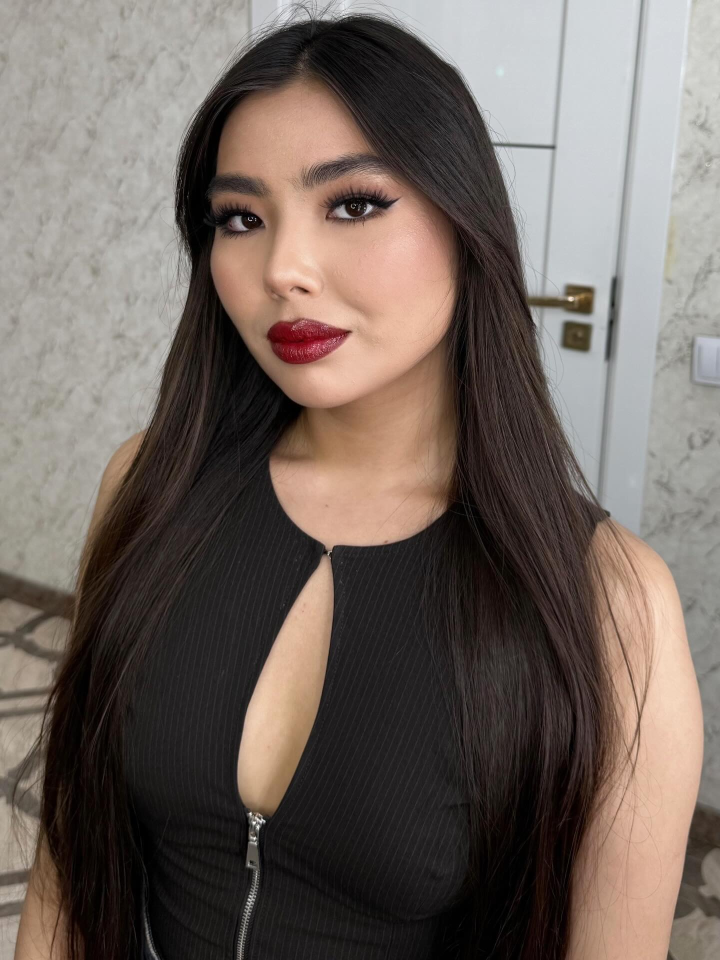
#> input picture beauty-soul-site/assets-src/01_hero.jpg, 1440 x 1920 px (shown at 1/2 size); its folder holds 5 pictures in this run
$ python optimize_images.py
#> lines starting #> are read from the running program, lines starting #| are printed output that depends on the picture
"""
Готовит адаптивные изображения для сайта.

assets-src/*.jpg  ->  public/img/<name>-<width>.webp  +  public/img/<name>-<width>.jpg (fallback)
и src/content/images.generated.json с размерами и средним цветом (фон-плейсхолдер).

Запуск: python3 scripts/optimize_images.py   (нужен Pillow)
"""
import json
from pathlib import Path

from PIL import Image, ImageOps

ROOT = Path(__file__).resolve().parent.parent
SRC = ROOT / "assets-src"
OUT = ROOT / "public" / "img"
MANIFEST = ROOT / "src" / "content" / "images.generated.json"
WIDTHS = [480, 800, 1200, 1800]

OUT.mkdir(parents=True, exist_ok=True)
manifest = {}

for path in sorted(SRC.glob("*.jpg")):
    name = path.stem
    im = ImageOps.exif_transpose(Image.open(path)).convert("RGB")
#> im is the input picture: PIL image 1440x1920 RGB; mean R, G, B 113.2, 102, 95.4
    w, h = im.size
#> w = 1440; h = 1920
    widths = [x for x in WIDTHS if x < w] + [min(w, WIDTHS[-1])]
#> widths = [480, 800, 1200, 1440]
    widths = sorted(set(widths))
    for tw in widths:
        th = round(h * tw / w)
        r = im.resize((tw, th), Image.LANCZOS)
        r.save(OUT / f"{name}-{tw}.webp", "WEBP", quality=78, method=6)
        r.save(OUT / f"{name}-{tw}.jpg", "JPEG", quality=80, optimize=True, progressive=True)
#> this loop made 4 passes
#> pass 1, `r = im.resize((tw, th), Image.LANCZOS)`:
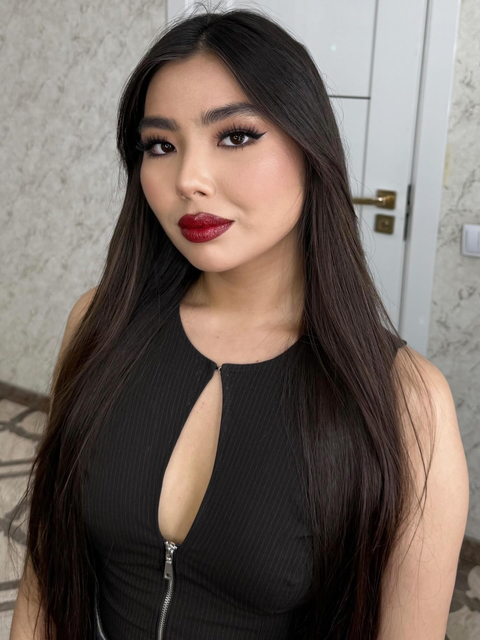
#> r: PIL image 480x640 RGB; mean R, G, B 113.2, 102, 95.4
    avg = im.resize((1, 1), Image.LANCZOS).getpixel((0, 0))
#> avg = (110, 98, 91)
    manifest[name] = {
        "w": w,
        "h": h,
        "widths": widths,
        "color": "#%02x%02x%02x" % avg,
    }
#> pass 2 of the loop `for path in sorted(SRC.glob("*.jpg")):`:
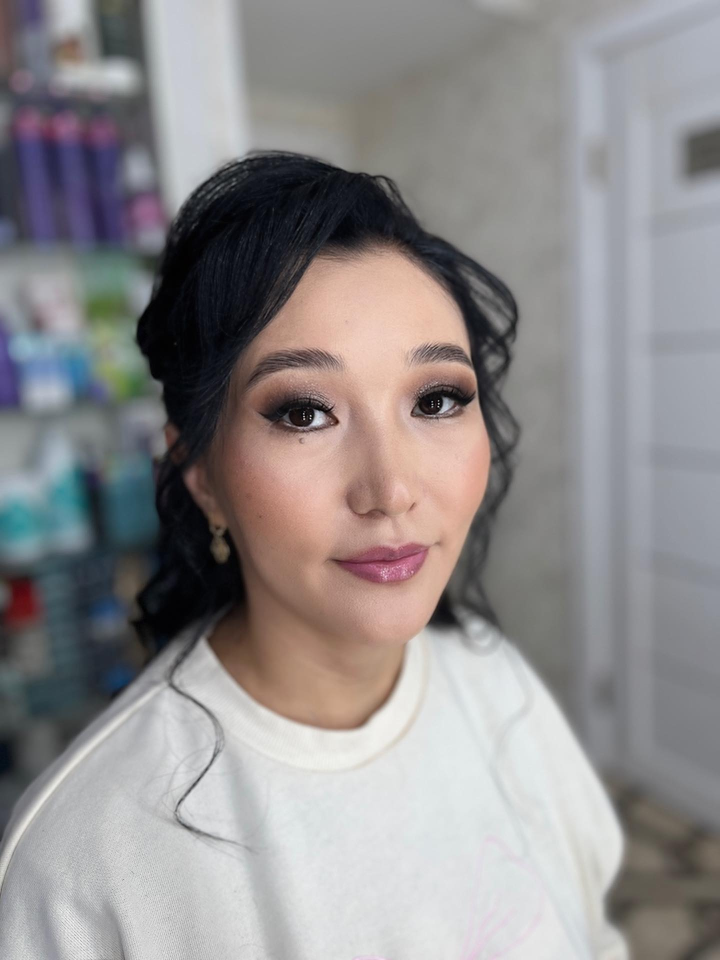
#> input picture beauty-soul-site/assets-src/02_master_makeup.jpg, 1440 x 1920 px (shown at 1/2 size)
#> im is the input picture: PIL image 1440x1920 RGB; mean R, G, B 144, 140.4, 141.1
#> the loop `for tw in widths:` made 4 passes
#> pass 1, `r = im.resize((tw, th), Image.LANCZOS)`:
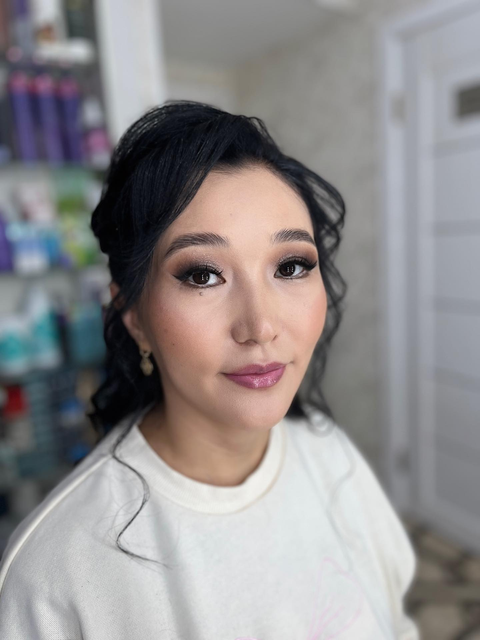
#> r: PIL image 480x640 RGB; mean R, G, B 144, 140.4, 141.1
#> avg = (144, 139, 138)
#> pass 3 of the loop `for path in sorted(SRC.glob("*.jpg")):`:
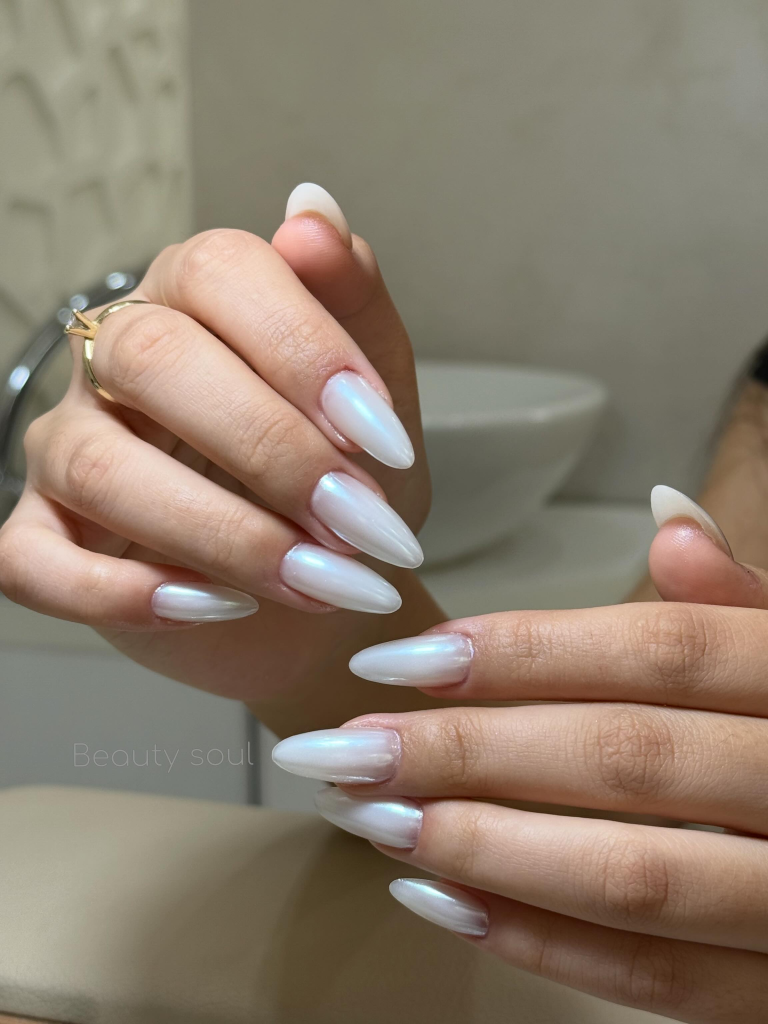
#> input picture beauty-soul-site/assets-src/03_nails_white.jpg, 2304 x 3072 px (shown at 1/3 size)
#> im is the input picture: PIL image 2304x3072 RGB; mean R, G, B 139.4, 125.1, 109
#> the loop `for tw in widths:` made 4 passes
#> pass 1, `r = im.resize((tw, th), Image.LANCZOS)`:
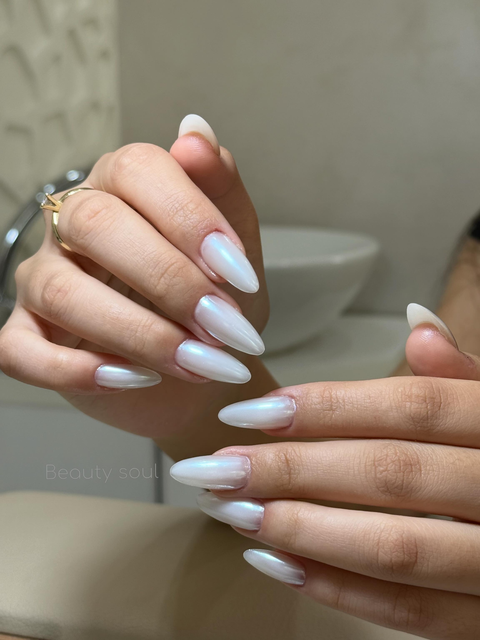
#> r: PIL image 480x640 RGB; mean R, G, B 139.4, 125.1, 109
#> avg = (140, 125, 109)
#> the loop made 5 passes; the first 3 are shown

# Open Graph: 1200x630 из hero, кадр по лицу (верхняя часть портрета).
hero = ImageOps.exif_transpose(Image.open(SRC / "01_hero.jpg")).convert("RGB")
hw, hh = hero.size
#> hw = 1440; hh = 1920
crop_h = round(hw * 630 / 1200)
#> crop_h = 756
top = round(hh * 0.08)
#> top = 154
hero.crop((0, top, hw, top + crop_h)).resize((1200, 630), Image.LANCZOS).save(
    ROOT / "public" / "og-image.jpg", "JPEG", quality=82, optimize=True, progressive=True
)
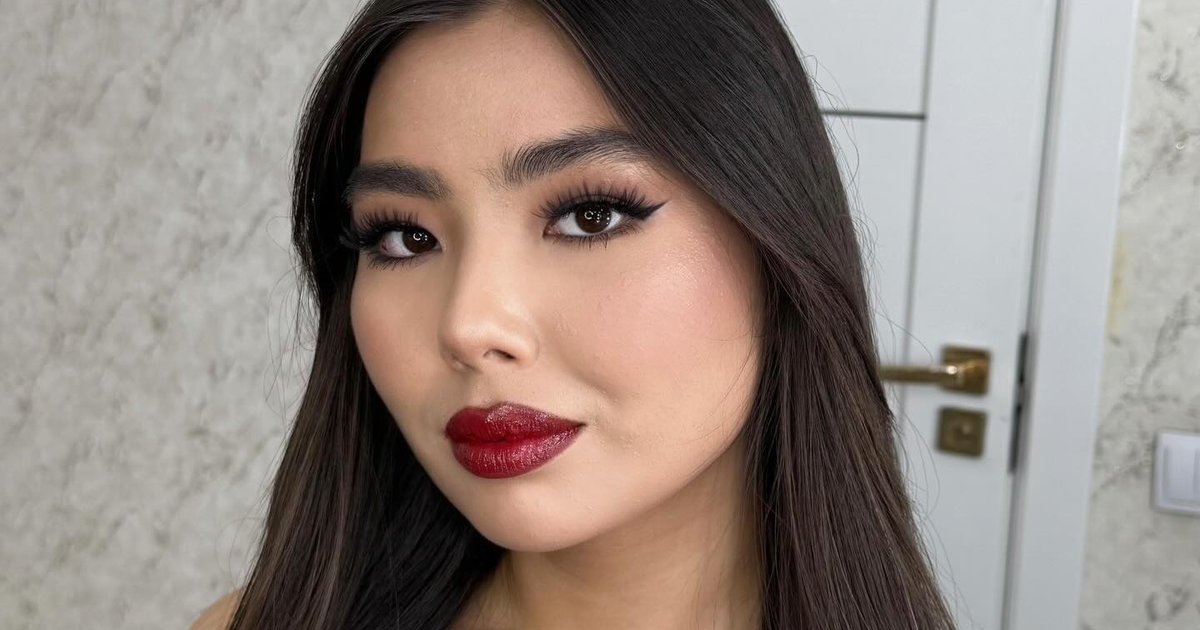
#> saved as og-image.jpg: PIL image 1200x630 RGB; mean R, G, B 147, 134.6, 127.5

MANIFEST.write_text(json.dumps(manifest, indent=2), encoding="utf-8")
print(f"OK: {len(manifest)} images")
#| OK: 5 images
